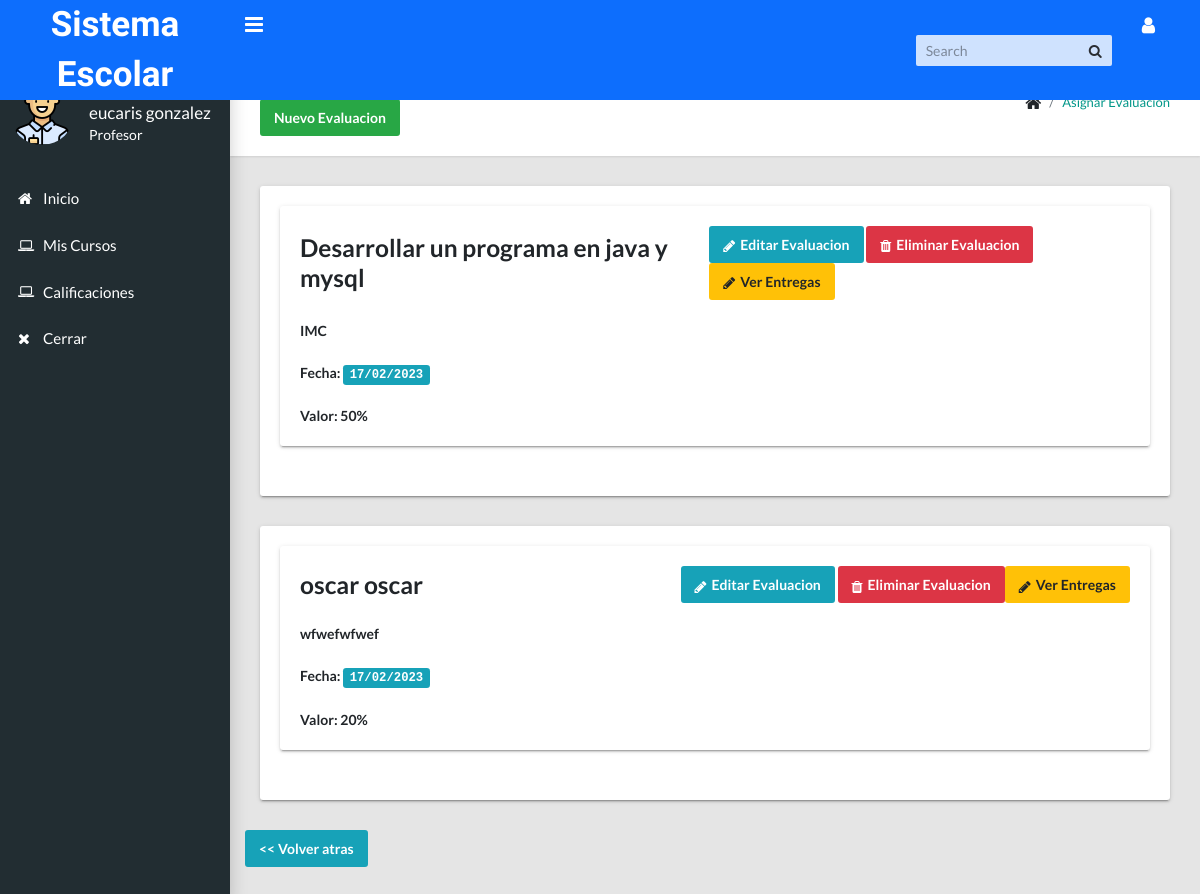
Screenshot of /profesor/evaluacion.php?curso=4&contenido=15 (signed in) with the database file from the repository.
### tables this page shows
CREATE TABLE IF NOT EXISTS `evaluaciones` (
  `evaluacion_id` int(11) NOT NULL AUTO_INCREMENT,
  `titulo` varchar(100) NOT NULL,
  `descripcion` varchar(255) NOT NULL,
  `fecha` date NOT NULL,
  `porcentaje` varchar(100) NOT NULL,
  `contenido_id` int(11) NOT NULL,
  PRIMARY KEY (`evaluacion_id`),
  KEY `contenido_id` (`contenido_id`)
);

### profesor/evaluacion.php (the view, shortened to what this page needs)
<?php
if (!empty($_GET['curso']) || empty($_GET['contenido'])) {
    $curso = $_GET['curso'];
    $contenido = $_GET['contenido'];
} else {
    header("Location: profesor/");
}
require_once 'includes/header.php';
require_once '../includes/conexion.php';
$sql = "SELECT *,date_format(fecha, '%d/%m/%Y') as fecha FROM evaluaciones WHERE contenido_id = $contenido";
$query = $pdo->prepare($sql);
$query->execute();
$row = $query->rowCount();
?>
<main class="app-content">
    <div class="app-title">
        <div>
            <h1><i class="fa fa-list" aria-hidden="true"></i> Asignar Evaluacion</h1>
            <button class="btn btn-success" type="button" onclick="openModalEvaluacion();">Nuevo Evaluacion</button>
        </div>
        <ul class="app-breadcrumb breadcrumb">
            <li class="breadcrumb-item"><i class="fa fa-home fa-lg"></i></li>
            <li class="breadcrumb-item"><a href="#">Asignar Evaluacion</a></li>
        </ul>
    </div>
    <div class="row">
        <?php if ($row > 0) {
            while ($data = $query->fetch()) {
        ?>
                <div class="col-md-12">
                    <div class="tile">
                        <div class="tile">
                            <div class="tile-title-w-btn">
                                <h3 class="title"><?= $data['titulo']; ?></h3>
                                <p><button class="btn btn-info icon-btn" onclick="editarEvaluacion(<?= $data['evaluacion_id']; ?>)"><i class="fa fa-pencil" aria-hidden="true"></i>Editar Evaluacion</button>
                                    <button class="btn btn-danger icon-btn" onclick="eliminarEvaluacion(<?= $data['evaluacion_id']; ?>)"><i class="fa fa-trash" aria-hidden="true"></i>Eliminar Evaluacion</button><a class="btn btn-warning icon-btn" href="entregas.php?curso=<?= $curso; ?>&contenido=<?= $data['contenido_id']; ?>&eva=<?= $data['evaluacion_id']; ?>"><i class="fa fa-pencil" aria-hidden="true"></i>Ver Entregas</a>
                                </p>
                            </div>
                            <div class="tile-body">
                                <b><?= $data['descripcion']; ?> </b><br><br>
                                <b>Fecha: <kbd class="bg-info"><?= $data['fecha']; ?></kbd> </b><br><br>
                                <b>Valor: <?= $data['porcentaje']; ?> </b>
                            </div>
                        </div>
                    </div>
                </div>
        <?php }} ?>
    </div>
    <div class="row">
        <a href="contenido.php?curso=<?= $curso ?>" class="btn btn-info">
            << Volver atras</a>
    </div>
</main>
<?php require_once 'includes/footer.php'; ?>

### css/estilos.css (style rules this page uses)
body { background-color: #000; }
.title { margin-top: auto; }

### rows the page displays
evaluaciones: titulo "Desarrollar un programa en java y mysql", descripcion "IMC", fecha "17/02/2023", porcentaje "50%"
evaluaciones: titulo "oscar oscar", descripcion "wfwefwfwef", fecha "17/02/2023", porcentaje "20%"

### other values shown
$nombre "eucaris gonzalez"
